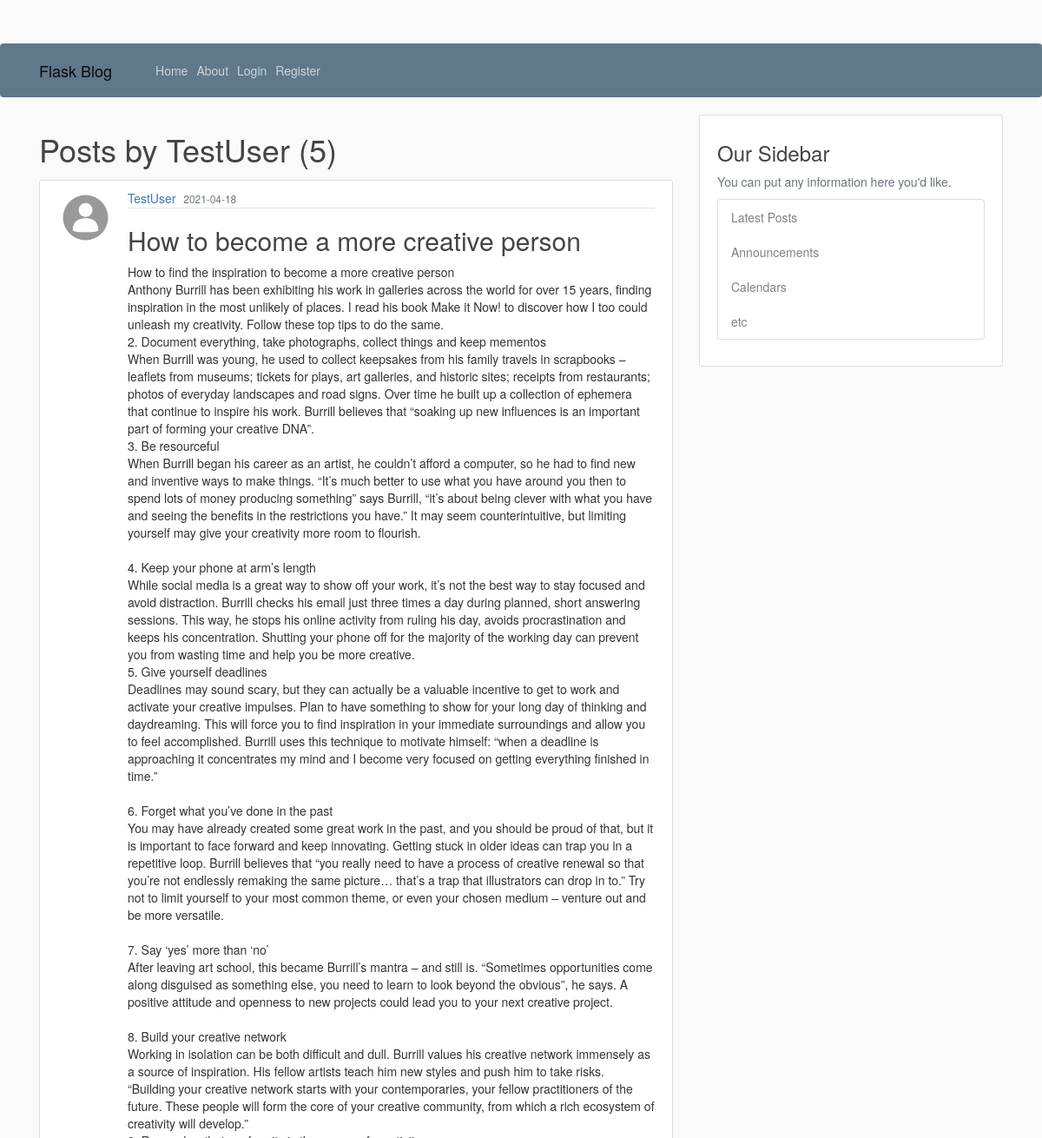
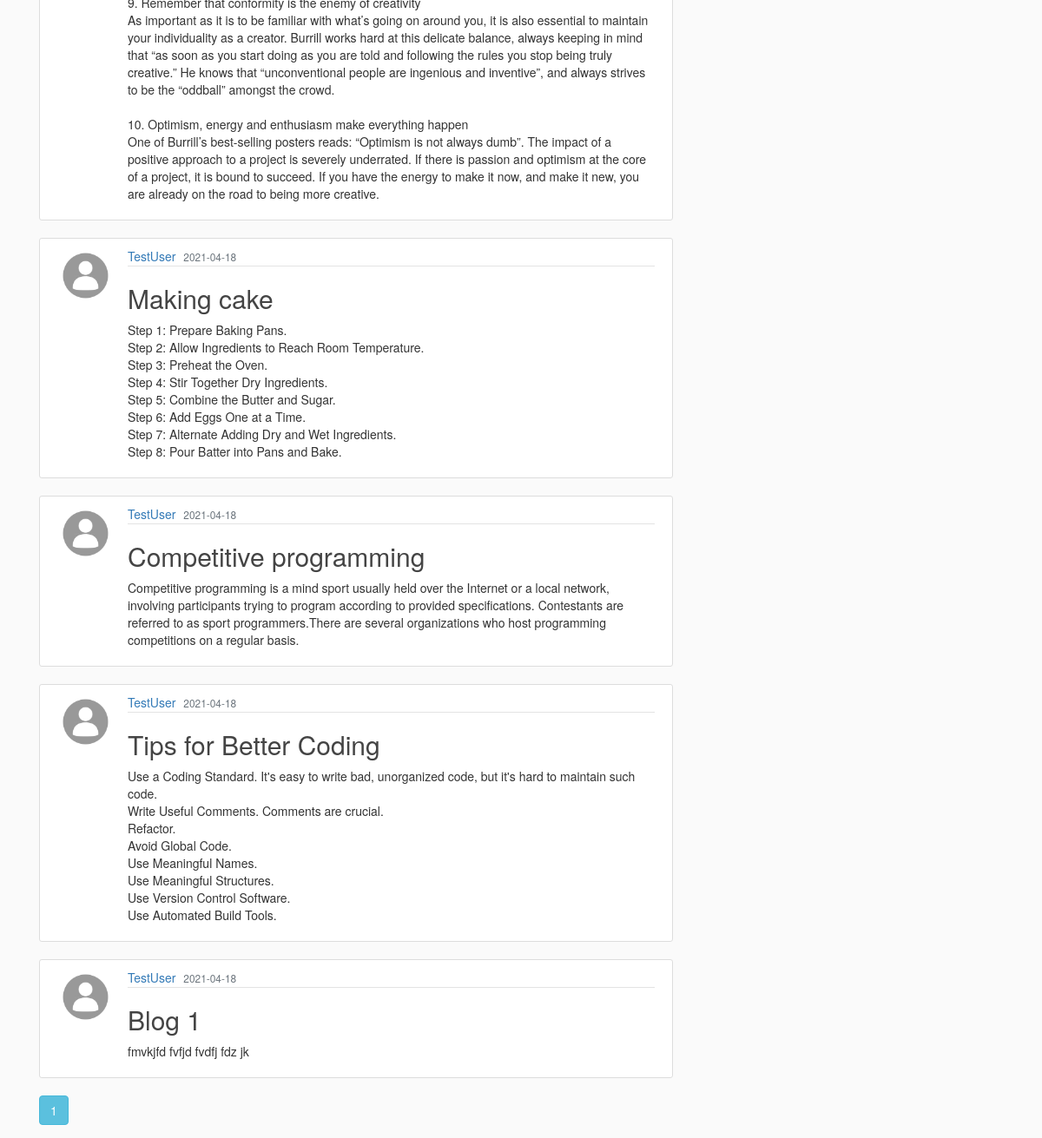
Page /user/TestUser on the committed database (2 pictures, top to bottom).
### flaskBlog/models.py (models this page shows, shortened)
class User(db.Model, UserMixin):
    id = db.Column(db.Integer, primary_key=True)
    username = db.Column(db.String(20), unique=True, nullable=False)
    email = db.Column(db.String(120), unique=True, nullable=False)
    image_file = db.Column(db.String(20), nullable=False, default='default.jpg')
    password = db.Column(db.String(60), nullable=False)
    posts = db.relationship('Post', backref='author', lazy=True)

class Post(db.Model):
    id = db.Column(db.Integer, primary_key=True)
    title = db.Column(db.String(100), nullable=False)
    date_posted = db.Column(db.DateTime, nullable=False, default=datetime.utcnow)
    content = db.Column(db.Text, nullable=False)
    user_id = db.Column(db.Integer, db.ForeignKey('user.id'), nullable=False)

### flaskBlog/routes.py (the view)
@app.route("/user/<string:username>")
def user_posts(username):
    page= request.args.get('page', 1, type=int)
    user = User.query.filter_by(username=username).first_or_404()
    posts= Post.query.filter_by(author=user)\
        .order_by(Post.date_posted.desc())\
        .paginate(page=page, per_page=5)
    return render_template('user_post.html',posts=posts, user=user)

### flaskBlog/templates/user_post.html
{% extends "layout.html" %}
{% block content %}
   <h1 class="mb-3"> Posts by {{ user.username }} ({{ posts.total }})</h1>
   {% for post in posts.items %}
   <article class="media content-section">
    <img class="rounded-circle article-img"src="{{ url_for('static',filename='profile_pics/' + post.author.image_file) }}" >
    <div class="media-body">
      <div class="article-metadata">
        <a class="mr-2" href="{{url_for('user_posts', username=post.author.username)}}">{{ post.author.username }}</a>
        <small class="text-muted">{{ post.date_posted.strftime('%Y-%m-%d') }}</small>
      </div>
      <h2><a class="article-title" href="{{url_for('post', post_id = post.id)}}">{{ post.title }}</a></h2>
      <p class="article-content">{{ post.content }}</p>
    </div>
  </article>
    {% endfor %}
    {% for page_num in posts.iter_pages(left_edge=1, right_edge=1, left_current=1, right_current=2) %}
      {% if page_num %}
        {% if posts.page==page_num %}
        <a class="btn btn-info mb-4" href="{{url_for('user_posts', username=user.username, page=page_num)}}">{{page_num}}</a>
        {% else %}
        <a class="btn btn-outline-info mb-4" href="{{url_for('user_posts', username=user.username, page=page_num)}}">{{page_num}}</a>
      {% endif %}
      {% else %}
        ...
      {% endif %}
    {% endfor %}
    {% endblock content %}

### flaskBlog/static/main.css (style rules this page uses)
body { background: #fafafa; color: #333333; margin-top: 5rem; }
h1, h2, h3, h4, h5, h6 { color: #444444; }
.content-section { background: #ffffff; padding: 10px 20px; border: 1px solid #dddddd; border-radius: 3px; margin-bottom: 20px; }
.article-title { color: #444444; }
.article-content { white-space: pre-line; }
.article-img { height: 65px; width: 65px; margin-right: 16px; }
.article-metadata { padding-bottom: 1px; margin-bottom: 4px; border-bottom: 1px solid #e3e3e3 }

### rows in the picture
User: username "TestUser"
Post: image_file (placeholder picture), author.username "TestUser", date_posted "2021-04-18", title "How to become a more creative person", content "How to find the inspiration to become a more creative person Anthony Burrill has been exhibiting his work in galleries across the world for over 15 years, finding inspiration in the most unlikely of places. I read his book Make it Now! to discover how I too could unleash my creativity. Follow these top tips to do the same. 2. Document everything, take photographs, collect things and keep mementos When Burrill was young, he used to collect keepsakes from his family travels in scrapbooks – leaflets from museums; tickets for plays, art galleries, and historic sites; receipts from restaurants; photos of everyday landscapes and road signs. Over time he built up a collection of ephemera that…"
Post: image_file (placeholder picture), author.username "TestUser", date_posted "2021-04-18", title "Making cake", content "Step 1: Prepare Baking Pans. Step 2: Allow Ingredients to Reach Room Temperature. Step 3: Preheat the Oven. Step 4: Stir Together Dry Ingredients. Step 5: Combine the Butter and Sugar. Step 6: Add Eggs One at a Time. Step 7: Alternate Adding Dry and Wet Ingredients. Step 8: Pour Batter into Pans and Bake."
Post: image_file (placeholder picture), author.username "TestUser", date_posted "2021-04-18", title "Competitive programming", content "Competitive programming is a mind sport usually held over the Internet or a local network, involving participants trying to program according to provided specifications. Contestants are referred to as sport programmers.There are several organizations who host programming competitions on a regular basis."
Post: image_file (placeholder picture), author.username "TestUser", date_posted "2021-04-18", title "Tips for Better Coding", content "Use a Coding Standard. It's easy to write bad, unorganized code, but it's hard to maintain such code. Write Useful Comments. Comments are crucial. Refactor. Avoid Global Code. Use Meaningful Names. Use Meaningful Structures. Use Version Control Software. Use Automated Build Tools."
Post: image_file (placeholder picture), author.username "TestUser", date_posted "2021-04-18", title "Blog 1", content "fmvkjfd fvfjd fvdfj fdz jk"

### other values in the picture
{{ posts.total }} "5"
{{ page_num }} "1"
